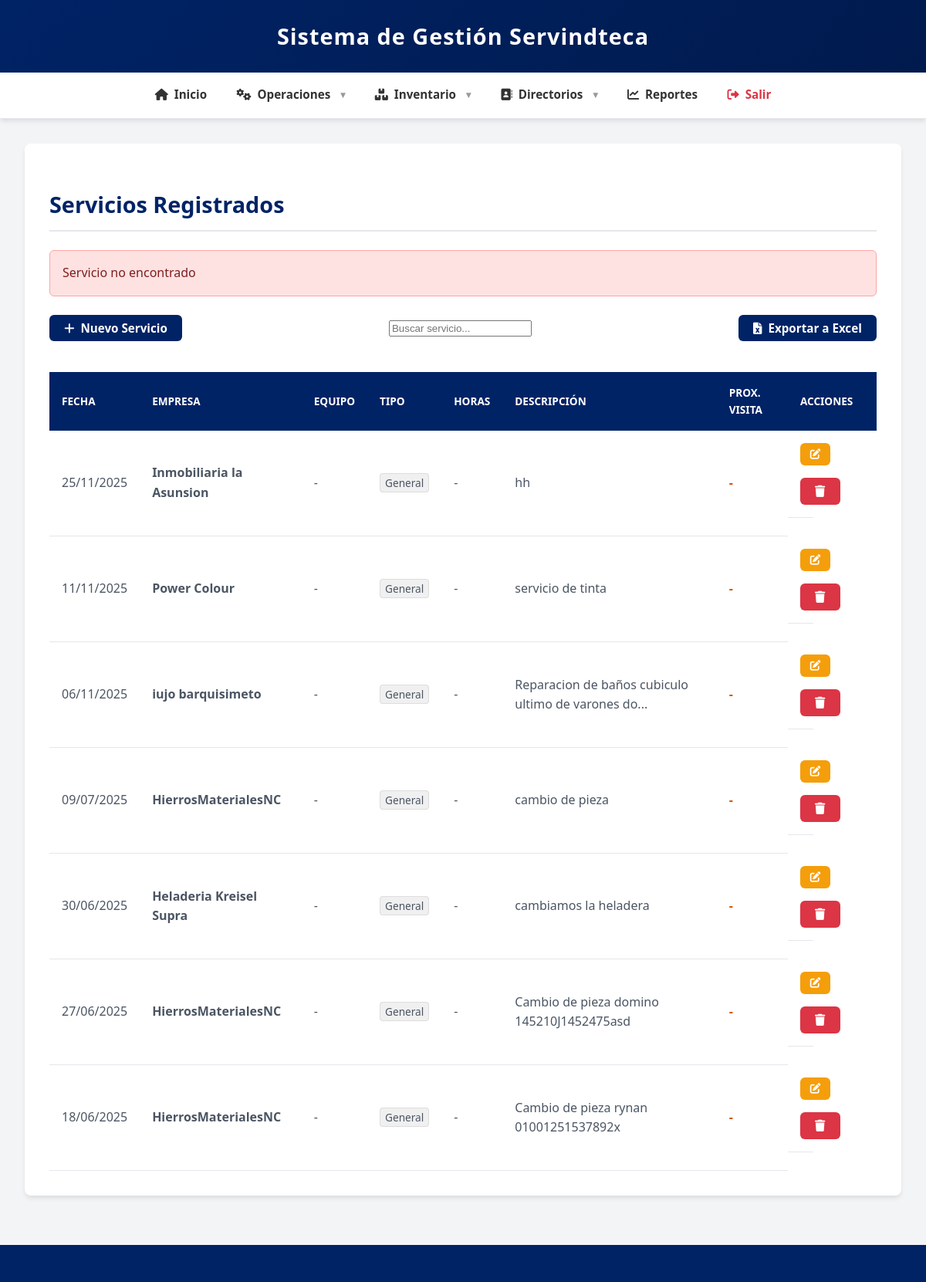
The app's page /servicios/index.php?error=servicio_no_encontrado (signed in) with its own data.
### tables this page shows
CREATE TABLE `servicios` (
  `id` int NOT NULL,
  `empresa_id` int NOT NULL,
  `tipo_servicio` varchar(50) DEFAULT NULL,
  `descripcion` text NOT NULL,
  `horas_uso` int DEFAULT NULL,
  `equipo_atendido` varchar(100) DEFAULT NULL,
  `fecha` date NOT NULL,
  `proximo_servicio` date DEFAULT NULL,
  `usuario_id` int NOT NULL
);

CREATE TABLE `empresas` (
  `id` int NOT NULL,
  `nombre` varchar(100) NOT NULL,
  `rif` varchar(20) NOT NULL,
  `direccion` varchar(255) DEFAULT NULL,
  `telefono` varchar(50) DEFAULT NULL,
  `email` varchar(100) DEFAULT NULL,
  `fecha_registro` timestamp NOT NULL DEFAULT CURRENT_TIMESTAMP
);

### servicios/index.php (the view, shortened to what this page needs)
<?php
require_once '../includes/database.php';
$mensaje = '';
$tipoMensaje = '';
if (isset($_GET['error'])) {
    $mensaje = match($_GET['error']) {
        'no_se_pudo_eliminar' => 'No se pudo eliminar el servicio',
        'servicio_no_encontrado' => 'Servicio no encontrado',
        'id_invalido' => 'ID de servicio inválido',
        default => 'Ocurrió un error'
    };
    $tipoMensaje = 'error';
}
$sql = "SELECT s.*, e.nombre as empresa_nombre
        FROM servicios s
        JOIN empresas e ON s.empresa_id = e.id
        ORDER BY s.fecha DESC";
$result = $conn->query($sql);
?>
<?php include '../includes/header.php'; ?>
<section class="empresas-list">
    <h2>Servicios Registrados</h2>
    <?php if ($mensaje): ?>
        <div class="alert <?= $tipoMensaje ?>" id="mensaje-temporal">
            <?= $mensaje ?>
        </div>
    <?php endif; ?>
    <div class="actions">
        <a href="crear.php" class="btn-new">
            <i class="fas fa-plus"></i> Nuevo Servicio
        </a>
        <input type="text" id="buscar-servicio" placeholder="Buscar servicio..." onkeyup="filtrarServicios()">
        <a href="./exportar.php" class="btn-new">
            <i class="fas fa-file-excel"></i> Exportar a Excel
        </a>
    </div>
    <div style="overflow-x: auto;">
        <?php if ($result->num_rows > 0): ?>
            <table>
                <thead>
                    <tr>
                        <th>Fecha</th>
                        <th>Empresa</th>
                        <th>Equipo</th>       <th>Tipo</th>         <th>Horas</th>        <th>Descripción</th>
                        <th>Prox. Visita</th> <th>Acciones</th>
                    </tr>
                </thead>
                <tbody>
                    <?php while($servicio = $result->fetch_assoc()): ?>
                    <tr>
                        <td style="white-space: nowrap;"><?= date('d/m/Y', strtotime($servicio['fecha'])) ?></td>
                        <td><strong><?= htmlspecialchars($servicio['empresa_nombre']) ?></strong></td>
                        <td><?= htmlspecialchars($servicio['equipo_atendido'] ?? '-') ?></td>
                        <td>
                            <span style="padding: 2px 6px; background: #f0f0f0; border: 1px solid #ddd; border-radius: 4px; font-size: 0.85em;">
                                <?= htmlspecialchars($servicio['tipo_servicio'] ?? 'General') ?>
                            </span>
                        </td>
                        <td><?= $servicio['horas_uso'] ? number_format($servicio['horas_uso']) . ' hrs' : '-' ?></td>
                        <td title="<?= htmlspecialchars($servicio['descripcion']) ?>">
                            <?= htmlspecialchars(substr($servicio['descripcion'], 0, 50)) . (strlen($servicio['descripcion']) > 50 ? '...' : '') ?>
                        </td>
                        <td style="color: #d35400; font-weight: bold; white-space: nowrap;">
                            <?= $servicio['proximo_servicio'] ? date('d/m/Y', strtotime($servicio['proximo_servicio'])) : '-' ?>
                        </td>
                        <td class="actions" style="white-space: nowrap;">
                            <a href="editar.php?id=<?= $servicio['id'] ?>" class="btn-edit" title="Editar">
                                <i class="fas fa-edit"></i>
                            </a>
                            <button class="btn-danger btn-eliminar" data-id="<?= $servicio['id'] ?>" title="Eliminar">
                                <i class="fas fa-trash"></i>
                            </button>
                        </td>
                    </tr>
                    <?php endwhile; ?>
                </tbody>
            </table>
        <?php else: ?>
            <div class="alert info">No hay servicios registrados</div>
        <?php endif; ?>
    </div>
</section>
<?php include '../includes/footer.php'; ?>

### css/styles.css (style rules this page uses)
:root { --azul-rey: #002366; --azul-oscuro: #001a4d; --azul-claro: #e6f2ff; --naranja: #FF8C00; --blanco: #ffffff; --gris: #f3f4f6; --texto: #333333; --success: #22c55e; --danger: #dc3545; --warning: #f59e0b; --radio: 8px; --sombra-suave: 0 4px 6px -1px rgba(0,0,0,0.1); --sombra-fuerte: 0 10px 15px -3px rgba(0, 0, 0, 0.1); }
body { font-family: 'Segoe UI', Tahoma, Geneva, Verdana, sans-serif; margin: 0; padding: 0; background-color: var(--gris); color: var(--texto); line-height: 1.6; display: flex; flex-direction: column; min-height: 100vh; }
a { text-decoration: none; color: inherit; }
.empresas-list { background-color: var(--blanco); border-radius: var(--radio); padding: 2rem; box-shadow: var(--sombra-suave); margin-bottom: 2rem; overflow: hidden; }
.empresas-list h2 { color: var(--azul-rey); margin-bottom: 1.5rem; font-size: 1.8rem; border-bottom: 2px solid #e5e7eb; padding-bottom: 10px; }
table { width: 100%; border-collapse: collapse; margin-top: 1rem; background-color: var(--blanco); }
thead th { background-color: var(--azul-rey); color: var(--blanco); padding: 1rem; text-align: left; font-weight: 600; text-transform: uppercase; font-size: 0.85rem; }
tbody td { padding: 1rem; border-bottom: 1px solid #e5e7eb; vertical-align: middle; color: #4b5563; }
td.actions { white-space: nowrap; width: 1%; text-align: center; }
.btn, .btn-new, .btn-edit, .btn-eliminar, .btn-primary, .btn-secondary, .btn-danger, .btn-logout, .btn-login { display: inline-flex; align-items: center; justify-content: center; gap: 0.5rem; padding: 0.6rem 1.2rem; border-radius: 6px; font-weight: 600; cursor: pointer; transition: all 0.2s ease; border: none; text-decoration: none; font-size: 0.95rem; line-height: 1; }
.btn-primary, .btn-new, .btn-login { background-color: var(--azul-rey); color: white; }
.btn-edit { background-color: var(--warning); color: white; padding: 0.5rem 0.8rem; font-size: 0.85rem; }
.btn-danger, .btn-eliminar, .btn-logout { background-color: var(--danger); color: white; }
.actions { display: flex; justify-content: space-between; align-items: center; margin-bottom: 1.5rem; flex-wrap: wrap; gap: 1rem; }
.alert { padding: 1rem; border-radius: 6px; margin-bottom: 1.5rem; font-weight: 500; }
.alert.error { background-color: #fee2e2; color: #7f1d1d; border: 1px solid #fca5a5; }

### records on screen
servicios: fecha "25/11/2025", empresa.nombre "Inmobiliaria la Asunsion", equipo_atendido "-", tipo_servicio "General", descripcion "hh"
servicios: fecha "11/11/2025", empresa.nombre "Power Colour", equipo_atendido "-", tipo_servicio "General", descripcion "servicio de tinta"
servicios: fecha "06/11/2025", empresa.nombre "iujo barquisimeto", equipo_atendido "-", tipo_servicio "General", descripcion "Reparacion de baños cubiculo ultimo de varones do"
servicios: fecha "09/07/2025", empresa.nombre "HierrosMaterialesNC", equipo_atendido "-", tipo_servicio "General", descripcion "cambio de pieza"
servicios: fecha "30/06/2025", empresa.nombre "Heladeria Kreisel Supra", equipo_atendido "-", tipo_servicio "General", descripcion "cambiamos la heladera"
servicios: fecha "27/06/2025", empresa.nombre "HierrosMaterialesNC", equipo_atendido "-", tipo_servicio "General", descripcion "Cambio de pieza domino 145210J1452475asd"
servicios: fecha "18/06/2025", empresa.nombre "HierrosMaterialesNC", equipo_atendido "-", tipo_servicio "General", descripcion "Cambio de pieza rynan 01001251537892x"

### other values on screen
$mensaje "Servicio no encontrado"
